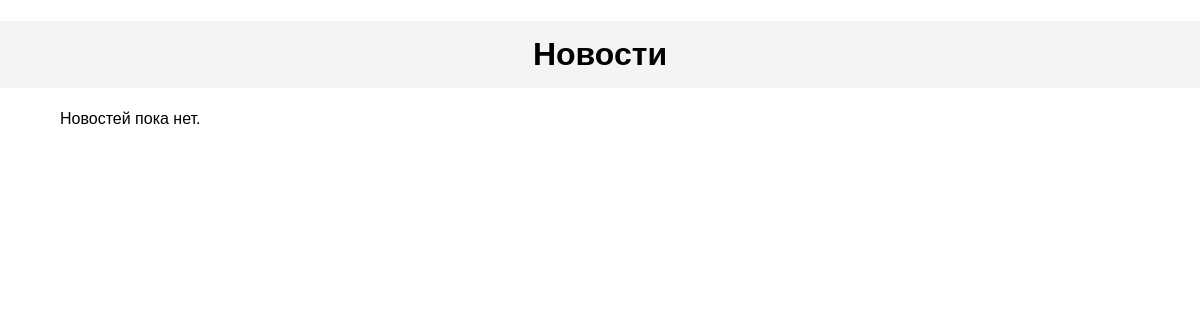
The page /news/ on the database as committed earlier.
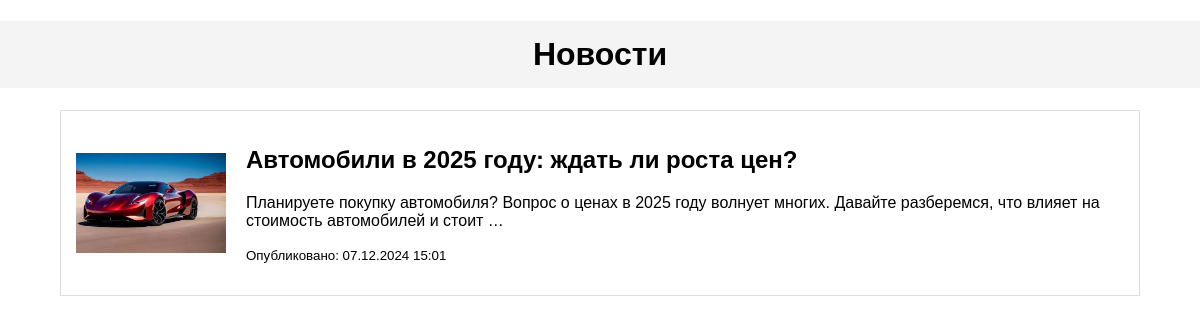
The same page on the database as committed later.
### news/models.py (models this page shows, shortened)
class TimeStamped(models.Model):
    created_at = models.DateTimeField(auto_now_add=True)
    updated_at = models.DateTimeField(auto_now=True)
    class Meta:
        abstract = True

class New(TimeStamped):
    title = models.CharField(max_length=255)
    content = models.TextField()
    profile = models.ForeignKey(Profile, on_delete=models.CASCADE)
    category = models.ForeignKey(NewCategory, on_delete=models.SET_NULL, null=True)
    main_photo = models.ImageField(upload_to='news_photos/', blank=True, null=True)  # Главное фото новости
    class Meta:
        ordering = ['-created_at']
        verbose_name = "Новость"
        verbose_name_plural = "Новости"

### news/views.py (the view)
# urls.py: path('news/', news_views.news_list, name='news_list'),  # Страница для новостей
def news_list(request):
    news = New.objects.all().order_by('-created_at')  # Сортируем по полю created_at
    return render(request, 'news.html', {'news': news})

### templates/news.html (shortened to what this page needs)
{% load static %}
<!DOCTYPE html>
<html lang="en">
<head>
</head>
<body>
    <h1>Новости</h1>
    <div class="news-list">
        {% if news %}
            {% for new in news %}
            <div class="news-item">
                {% if new.main_photo %}
                    <img src="{{ new.main_photo.url }}" alt="Фото новости">
                {% else %}
                    <img src="{% static 'images/placeholder.jpg' %}" alt="Нет фото">
                {% endif %}
                <div>
                    <h2>{{ new.title }}</h2>
                    <p>{{ new.content|truncatewords:20 }}</p>
                    <p><small>Опубликовано: {{ new.created_at|date:"d.m.Y H:i" }}</small></p>
                </div>
            </div>
            {% endfor %}
        {% else %}
            <p>Новостей пока нет.</p>
        {% endif %}
    </div>
</body>
</html>

Rows that differ between the two databases and show on the page:
added New: title "Автомобили в 2025 году: ждать ли роста цен?", content "Планируете покупку автомобиля? Вопрос о ценах в 2025 году волнует многих. Давайте разберемся, что влияет на стоимость автомобилей и стоит …", created_at "07.12.2024 15:01"
Other text that changed with them:
text no longer shown: "Новостей пока нет."
